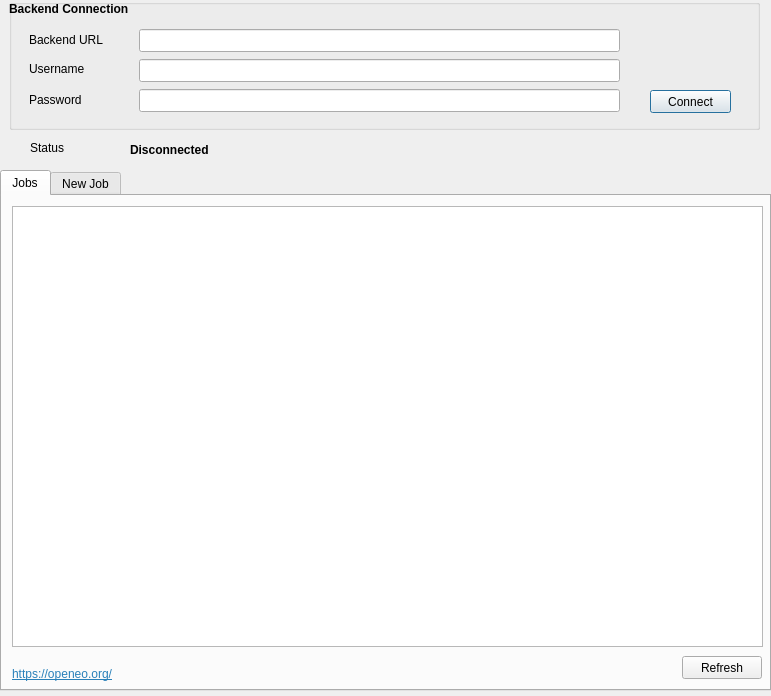
<?xml version="1.0" encoding="UTF-8"?>
<ui version="4.0">
 <class>OpenEODialogBase</class>
 <widget class="QDialog" name="OpenEODialogBase">
  <property name="geometry">
   <rect>
    <x>0</x>
    <y>0</y>
    <width>771</width>
    <height>696</height>
   </rect>
  </property>
  <property name="minimumSize">
   <size>
    <width>771</width>
    <height>696</height>
   </size>
  </property>
  <property name="maximumSize">
   <size>
    <width>771</width>
    <height>696</height>
   </size>
  </property>
  <property name="windowTitle">
   <string>OpenEO Connector</string>
  </property>
  <widget class="QPushButton" name="connectButton">
   <property name="geometry">
    <rect>
     <x>650</x>
     <y>90</y>
     <width>81</width>
     <height>23</height>
    </rect>
   </property>
   <property name="text">
    <string>Connect</string>
   </property>
  </widget>
  <widget class="QGroupBox" name="groupBox">
   <property name="geometry">
    <rect>
     <x>9</x>
     <y>-1</y>
     <width>751</width>
     <height>131</height>
    </rect>
   </property>
   <property name="title">
    <string/>
   </property>
   <widget class="QLabel" name="label">
    <property name="geometry">
     <rect>
      <x>20</x>
      <y>30</y>
      <width>91</width>
      <height>21</height>
     </rect>
    </property>
    <property name="text">
     <string>Backend URL</string>
    </property>
   </widget>
   <widget class="QLineEdit" name="backendEdit">
    <property name="geometry">
     <rect>
      <x>130</x>
      <y>30</y>
      <width>481</width>
      <height>23</height>
     </rect>
    </property>
   </widget>
   <widget class="QLabel" name="label_2">
    <property name="geometry">
     <rect>
      <x>20</x>
      <y>60</y>
      <width>91</width>
      <height>20</height>
     </rect>
    </property>
    <property name="text">
     <string>Username</string>
    </property>
   </widget>
   <widget class="QLineEdit" name="usernameEdit">
    <property name="geometry">
     <rect>
      <x>130</x>
      <y>60</y>
      <width>481</width>
      <height>23</height>
     </rect>
    </property>
   </widget>
   <widget class="QLabel" name="label_3">
    <property name="geometry">
     <rect>
      <x>20</x>
      <y>90</y>
      <width>91</width>
      <height>21</height>
     </rect>
    </property>
    <property name="text">
     <string>Password</string>
    </property>
   </widget>
   <widget class="QLineEdit" name="passwordEdit">
    <property name="geometry">
     <rect>
      <x>130</x>
      <y>90</y>
      <width>481</width>
      <height>23</height>
     </rect>
    </property>
    <property name="font">
     <font>
      <strikeout>false</strikeout>
     </font>
    </property>
    <property name="echoMode">
     <enum>QLineEdit::Password</enum>
    </property>
   </widget>
   <widget class="QLabel" name="label_18">
    <property name="geometry">
     <rect>
      <x>0</x>
      <y>0</y>
      <width>161</width>
      <height>21</height>
     </rect>
    </property>
    <property name="text">
     <string>&lt;html&gt;&lt;head/&gt;&lt;body&gt;&lt;p&gt;&lt;span style=&quot; font-weight:600;&quot;&gt;Backend Connection&lt;/span&gt;&lt;/p&gt;&lt;/body&gt;&lt;/html&gt;</string>
    </property>
   </widget>
   <widget class="QLabel" name="label_20">
    <property name="geometry">
     <rect>
      <x>630</x>
      <y>20</y>
      <width>101</width>
      <height>61</height>
     </rect>
    </property>
    <property name="text">
     <string/>
    </property>
    <property name="pixmap">
     <pixmap>icon_new.png</pixmap>
    </property>
    <property name="scaledContents">
     <bool>true</bool>
    </property>
   </widget>
  </widget>
  <widget class="QTabWidget" name="tabWidget">
   <property name="geometry">
    <rect>
     <x>0</x>
     <y>170</y>
     <width>771</width>
     <height>521</height>
    </rect>
   </property>
   <property name="currentIndex">
    <number>0</number>
   </property>
   <widget class="QWidget" name="tab_4">
    <attribute name="title">
     <string>Jobs</string>
    </attribute>
    <widget class="QTableWidget" name="jobsTableWidget">
     <property name="geometry">
      <rect>
       <x>10</x>
       <y>10</y>
       <width>751</width>
       <height>441</height>
      </rect>
     </property>
    </widget>
    <widget class="QPushButton" name="refreshButton">
     <property name="geometry">
      <rect>
       <x>680</x>
       <y>460</y>
       <width>80</width>
       <height>23</height>
      </rect>
     </property>
     <property name="text">
      <string>Refresh</string>
     </property>
    </widget>
    <widget class="QLabel" name="label_19">
     <property name="geometry">
      <rect>
       <x>10</x>
       <y>470</y>
       <width>171</width>
       <height>16</height>
      </rect>
     </property>
     <property name="text">
      <string>&lt;html&gt;&lt;head/&gt;&lt;body&gt;&lt;p&gt;&lt;a href=&quot;https://openeo.org/&quot;&gt;&lt;span style=&quot; text-decoration: underline; color:#2980b9;&quot;&gt;https://openeo.org/&lt;/span&gt;&lt;/a&gt;&lt;/p&gt;&lt;/body&gt;&lt;/html&gt;</string>
     </property>
    </widget>
   </widget>
   <widget class="QWidget" name="tab_3">
    <attribute name="title">
     <string>New Job</string>
    </attribute>
    <widget class="QPushButton" name="sendButton">
     <property name="geometry">
      <rect>
       <x>660</x>
       <y>460</y>
       <width>101</width>
       <height>23</height>
      </rect>
     </property>
     <property name="text">
      <string>Create Job</string>
     </property>
    </widget>
    <widget class="QComboBox" name="collectionBox">
     <property name="geometry">
      <rect>
       <x>10</x>
       <y>30</y>
       <width>381</width>
       <height>21</height>
      </rect>
     </property>
    </widget>
    <widget class="QComboBox" name="processBox">
     <property name="geometry">
      <rect>
       <x>10</x>
       <y>250</y>
       <width>291</width>
       <height>21</height>
      </rect>
     </property>
    </widget>
    <widget class="QPushButton" name="addButton">
     <property name="geometry">
      <rect>
       <x>310</x>
       <y>250</y>
       <width>80</width>
       <height>21</height>
      </rect>
     </property>
     <property name="text">
      <string>Add</string>
     </property>
    </widget>
    <widget class="QTableWidget" name="processTableWidget">
     <property name="geometry">
      <rect>
       <x>10</x>
       <y>280</y>
       <width>381</width>
       <height>171</height>
      </rect>
     </property>
    </widget>
    <widget class="QLabel" name="label_6">
     <property name="geometry">
      <rect>
       <x>0</x>
       <y>0</y>
       <width>131</width>
       <height>16</height>
      </rect>
     </property>
     <property name="text">
      <string>&lt;html&gt;&lt;head/&gt;&lt;body&gt;&lt;p&gt;&lt;span style=&quot; font-weight:600;&quot;&gt;Load Collection&lt;/span&gt;&lt;/p&gt;&lt;/body&gt;&lt;/html&gt;</string>
     </property>
    </widget>
    <widget class="QLabel" name="label_7">
     <property name="geometry">
      <rect>
       <x>0</x>
       <y>230</y>
       <width>101</width>
       <height>20</height>
      </rect>
     </property>
     <property name="text">
      <string>&lt;html&gt;&lt;head/&gt;&lt;body&gt;&lt;p&gt;&lt;span style=&quot; font-weight:600;&quot;&gt;Add Process&lt;/span&gt;&lt;/p&gt;&lt;/body&gt;&lt;/html&gt;</string>
     </property>
     <property name="alignment">
      <set>Qt::AlignLeading|Qt::AlignLeft|Qt::AlignVCenter</set>
     </property>
    </widget>
    <widget class="QPushButton" name="clearButton">
     <property name="geometry">
      <rect>
       <x>400</x>
       <y>460</y>
       <width>81</width>
       <height>23</height>
      </rect>
     </property>
     <property name="text">
      <string>Clear Graph</string>
     </property>
    </widget>
    <widget class="QTextEdit" name="processgraphEdit">
     <property name="geometry">
      <rect>
       <x>400</x>
       <y>20</y>
       <width>361</width>
       <height>431</height>
      </rect>
     </property>
    </widget>
    <widget class="QLabel" name="label_4">
     <property name="geometry">
      <rect>
       <x>400</x>
       <y>0</y>
       <width>131</width>
       <height>16</height>
      </rect>
     </property>
     <property name="text">
      <string>&lt;html&gt;&lt;head/&gt;&lt;body&gt;&lt;p&gt;&lt;span style=&quot; font-weight:600;&quot;&gt;Process Graph&lt;/span&gt;&lt;/p&gt;&lt;/body&gt;&lt;/html&gt;</string>
     </property>
    </widget>
    <widget class="QLabel" name="label_8">
     <property name="geometry">
      <rect>
       <x>0</x>
       <y>10</y>
       <width>401</width>
       <height>16</height>
      </rect>
     </property>
     <property name="text">
      <string>&lt;html&gt;&lt;head/&gt;&lt;body&gt;&lt;p&gt;Collection&lt;/p&gt;&lt;/body&gt;&lt;/html&gt;</string>
     </property>
     <property name="alignment">
      <set>Qt::AlignCenter</set>
     </property>
    </widget>
    <widget class="QLabel" name="label_9">
     <property name="geometry">
      <rect>
       <x>0</x>
       <y>60</y>
       <width>401</width>
       <height>20</height>
      </rect>
     </property>
     <property name="text">
      <string>&lt;html&gt;&lt;head/&gt;&lt;body&gt;&lt;p&gt;Spatial extent&lt;/p&gt;&lt;/body&gt;&lt;/html&gt;</string>
     </property>
     <property name="alignment">
      <set>Qt::AlignCenter</set>
     </property>
    </widget>
    <widget class="QLabel" name="label_10">
     <property name="geometry">
      <rect>
       <x>0</x>
       <y>130</y>
       <width>401</width>
       <height>16</height>
      </rect>
     </property>
     <property name="text">
      <string>&lt;html&gt;&lt;head/&gt;&lt;body&gt;&lt;p&gt;Temporal extent&lt;/p&gt;&lt;/body&gt;&lt;/html&gt;</string>
     </property>
     <property name="alignment">
      <set>Qt::AlignCenter</set>
     </property>
    </widget>
    <widget class="QLabel" name="label_11">
     <property name="geometry">
      <rect>
       <x>10</x>
       <y>80</y>
       <width>71</width>
       <height>21</height>
      </rect>
     </property>
     <property name="text">
      <string>West</string>
     </property>
     <property name="alignment">
      <set>Qt::AlignCenter</set>
     </property>
    </widget>
    <widget class="QLabel" name="label_12">
     <property name="geometry">
      <rect>
       <x>90</x>
       <y>80</y>
       <width>71</width>
       <height>21</height>
      </rect>
     </property>
     <property name="text">
      <string>East</string>
     </property>
     <property name="alignment">
      <set>Qt::AlignCenter</set>
     </property>
    </widget>
    <widget class="QLabel" name="label_13">
     <property name="geometry">
      <rect>
       <x>170</x>
       <y>80</y>
       <width>71</width>
       <height>21</height>
      </rect>
     </property>
     <property name="text">
      <string>North</string>
     </property>
     <property name="alignment">
      <set>Qt::AlignCenter</set>
     </property>
    </widget>
    <widget class="QLabel" name="label_14">
     <property name="geometry">
      <rect>
       <x>250</x>
       <y>80</y>
       <width>71</width>
       <height>21</height>
      </rect>
     </property>
     <property name="text">
      <string>South</string>
     </property>
     <property name="alignment">
      <set>Qt::AlignCenter</set>
     </property>
    </widget>
    <widget class="Line" name="line">
     <property name="geometry">
      <rect>
       <x>0</x>
       <y>220</y>
       <width>401</width>
       <height>20</height>
      </rect>
     </property>
     <property name="orientation">
      <enum>Qt::Horizontal</enum>
     </property>
    </widget>
    <widget class="QDateEdit" name="startDateEdit">
     <property name="geometry">
      <rect>
       <x>50</x>
       <y>160</y>
       <width>141</width>
       <height>24</height>
      </rect>
     </property>
    </widget>
    <widget class="QDateEdit" name="endDateEdit">
     <property name="geometry">
      <rect>
       <x>230</x>
       <y>160</y>
       <width>161</width>
       <height>24</height>
      </rect>
     </property>
    </widget>
    <widget class="QLabel" name="label_15">
     <property name="geometry">
      <rect>
       <x>330</x>
       <y>80</y>
       <width>61</width>
       <height>21</height>
      </rect>
     </property>
     <property name="text">
      <string>CRS</string>
     </property>
     <property name="alignment">
      <set>Qt::AlignCenter</set>
     </property>
    </widget>
    <widget class="QLabel" name="label_16">
     <property name="geometry">
      <rect>
       <x>10</x>
       <y>160</y>
       <width>41</width>
       <height>21</height>
      </rect>
     </property>
     <property name="text">
      <string>Start</string>
     </property>
    </widget>
    <widget class="QLabel" name="label_17">
     <property name="geometry">
      <rect>
       <x>200</x>
       <y>160</y>
       <width>41</width>
       <height>21</height>
      </rect>
     </property>
     <property name="text">
      <string>End</string>
     </property>
    </widget>
    <widget class="QPushButton" name="loadButton">
     <property name="geometry">
      <rect>
       <x>310</x>
       <y>200</y>
       <width>80</width>
       <height>23</height>
      </rect>
     </property>
     <property name="text">
      <string>Load</string>
     </property>
    </widget>
    <widget class="QLineEdit" name="westEdit">
     <property name="geometry">
      <rect>
       <x>10</x>
       <y>100</y>
       <width>71</width>
       <height>23</height>
      </rect>
     </property>
    </widget>
    <widget class="QLineEdit" name="eastEdit">
     <property name="geometry">
      <rect>
       <x>90</x>
       <y>100</y>
       <width>71</width>
       <height>23</height>
      </rect>
     </property>
    </widget>
    <widget class="QLineEdit" name="northEdit">
     <property name="geometry">
      <rect>
       <x>170</x>
       <y>100</y>
       <width>71</width>
       <height>23</height>
      </rect>
     </property>
    </widget>
    <widget class="QLineEdit" name="southEdit">
     <property name="geometry">
      <rect>
       <x>250</x>
       <y>100</y>
       <width>71</width>
       <height>23</height>
      </rect>
     </property>
    </widget>
    <widget class="QLineEdit" name="crsEdit">
     <property name="geometry">
      <rect>
       <x>330</x>
       <y>100</y>
       <width>61</width>
       <height>23</height>
      </rect>
     </property>
    </widget>
    <widget class="QLabel" name="label_21">
     <property name="geometry">
      <rect>
       <x>10</x>
       <y>470</y>
       <width>171</width>
       <height>16</height>
      </rect>
     </property>
     <property name="text">
      <string>&lt;html&gt;&lt;head/&gt;&lt;body&gt;&lt;p&gt;&lt;a href=&quot;https://openeo.org/&quot;&gt;&lt;span style=&quot; text-decoration: underline; color:#2980b9;&quot;&gt;https://openeo.org/&lt;/span&gt;&lt;/a&gt;&lt;/p&gt;&lt;/body&gt;&lt;/html&gt;</string>
     </property>
    </widget>
   </widget>
  </widget>
  <widget class="QLabel" name="statusLabel">
   <property name="geometry">
    <rect>
     <x>130</x>
     <y>140</y>
     <width>621</width>
     <height>20</height>
    </rect>
   </property>
   <property name="text">
    <string>&lt;html&gt;&lt;head/&gt;&lt;body&gt;&lt;p&gt;&lt;span style=&quot; font-weight:600;&quot;&gt;Disconnected&lt;/span&gt;&lt;/p&gt;&lt;/body&gt;&lt;/html&gt;</string>
   </property>
  </widget>
  <widget class="QLabel" name="label_5">
   <property name="geometry">
    <rect>
     <x>30</x>
     <y>140</y>
     <width>91</width>
     <height>16</height>
    </rect>
   </property>
   <property name="text">
    <string>Status</string>
   </property>
  </widget>
  <zorder>groupBox</zorder>
  <zorder>connectButton</zorder>
  <zorder>tabWidget</zorder>
  <zorder>statusLabel</zorder>
  <zorder>label_5</zorder>
 </widget>
 <resources>
  <include location="resources.qrc"/>
 </resources>
 <connections/>
</ui>
